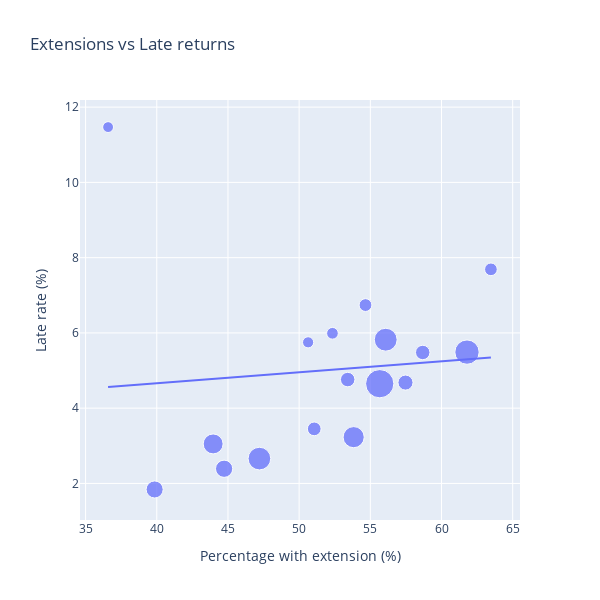

Notebook code for this chart:
### Markdown cell above
A closer look at the outliers doesn’t reveal any meaningful insights, especially regarding media types. The entries appear fairly random, with no clear or consistent patterns. There might be a connection to the COVID-19 period, but this isn’t particularly relevant to our analysis (especially given how few outliers there are overall)

A closer look at the lower range of extension counts does not reveal any meaningful insights. The late-return rate appears constant, with only a small spike in segments where the number of observations is low.

But maybe there is a correlation when we look at the media types. To explore this, we use a scatter plot with the percentage of loans with extensions on the x-axis and the late-return rate on the y-axis. Bubble size is proportional to the number of loans for each media type.

### Code cell
per_media_type_data = per_media_type_table.copy()

def show_per_media_type_scatter_plot(input_data_frame):
    input_data_frame["size"] = 50 + 400 * np.sqrt(input_data_frame["n_loans"] / input_data_frame["n_loans"].max())
    figure = px.scatter(
        input_data_frame,
        x="pct_with_extension",
        y="late_rate",
        size="size",
        hover_name="Medientyp",
        hover_data={
            "n_loans": True,
            "pct_with_extension": ":.2f",
            "late_rate": ":.2f",
            "size": False
        },
        labels={
            "pct_with_extension": "Percent with extension",
            "late_rate": "Late rate",
            "n_loans": "amount fo loans"
        },
        title="Extensions vs Late returns",
        trendline="ols"
    )

    figure.update_traces(marker=dict(opacity=0.75))
    figure.update_layout(
        xaxis_title="Percentage with extension (%)",
        yaxis_title="Late rate (%)",
        width=600,
        height=600,
    )

    figure.show()

show_per_media_type_scatter_plot(per_media_type_data)

### Figure 1 — Plotly figure (JSON) as saved in the notebook; plotly's stock layout.template omitted (floating-point values rounded to 4 significant figures)
{"data": [{"customdata": [[1151.0, 66.66], [6745.0, 90.34], [7429.0, 92.34], [3007.0, 76.93], [247900.0, 294.5], [1671.0, 70.08], [332000.0, 333.0], [18740.0, 117.2], [19390.0, 118.4], [24920.0, 127.5], [663200.0, 450.0], [12930.0, 105.8], [168300.0, 251.5], [124800.0, 223.5], [237900.0, 289.6], [56950.0, 167.2], [54010.0, 164.1]], "hovertemplate": "<b>%{hovertext}</b><br><br>Percent with extension=%{x:.2f}<br>Late rate=%{y:.2f}<br>amount fo loans=%{customdata[0]}<extra></extra>", "hovertext": ["Bibliothek der Dinge", "Sprachkurse", "Konsolenspiel", "Blu-Ray", "DVD", "Kamishibai", "Sachbuch", "Spiele", "Tonie", "Fremdsprachige Belletristik", "Kinder u. Jugendbuch", "Zeitschriften", "Kinder u. Jugend-CD", "Comic", "Belletristik", "Hörbuch", "Musik-CD"], "legendgroup": "", "marker": {"color": "#636efa", "size": [66.66, 90.34, 92.34, 76.93, 294.5, 70.08, 333.0, 117.2, 118.4, 127.5, 450.0, 105.8, 251.5, 223.5, 289.6, 167.2, 164.1], "sizemode": "area", "sizeref": 1.125, "symbol": "circle", "opacity": 0.75}, "mode": "markers", "name": "", "orientation": "v", "showlegend": false, "x": [36.58, 63.47, 54.66, 52.34, 56.08, 50.63, 61.79, 58.68, 53.41, 57.47, 55.66, 51.06, 53.83, 43.96, 47.21, 44.73, 39.85], "xaxis": "x", "y": [11.47, 7.69, 6.74, 5.99, 5.82, 5.75, 5.49, 5.48, 4.76, 4.68, 4.65, 3.45, 3.23, 3.05, 2.66, 2.39, 1.84], "yaxis": "y", "type": "scatter"}, {"hovertemplate": "<b>OLS trendline</b><br>late_rate = 0.0292169 * pct_with_extension + 3.49341<br>R<sup>2</sup>=0.008592<br><br>Percent with extension=%{x:.2f}<br>Late rate=%{y:.2f} <b>(trend)</b><extra></extra>", "legendgroup": "", "marker": {"color": "#636efa", "symbol": "circle", "opacity": 0.75}, "mode": "lines", "name": "", "showlegend": false, "x": [36.58, 39.85, 43.96, 44.73, 47.21, 50.63, 51.06, 52.34, 53.41, 53.83, 54.66, 55.66, 56.08, 57.47, 58.68, 61.79, 63.47], "xaxis": "x", "y": [4.562, 4.658, 4.778, 4.8, 4.873, 4.973, 4.985, 5.023, 5.054, 5.066, 5.09, 5.12, 5.132, 5.173, 5.208, 5.299, 5.348], "yaxis": "y", "type": "scatter"}], "layout": {"xaxis": {"anchor": "y", "domain": [0.0, 1.0], "title": {"text": "Percentage with extension (%)"}}, "yaxis": {"anchor": "x", "domain": [0.0, 1.0], "title": {"text": "Late rate (%)"}}, "legend": {"tracegroupgap": 0, "itemsizing": "constant"}, "title": {"text": "Extensions vs Late returns"}, "width": 600, "height": 600}}
